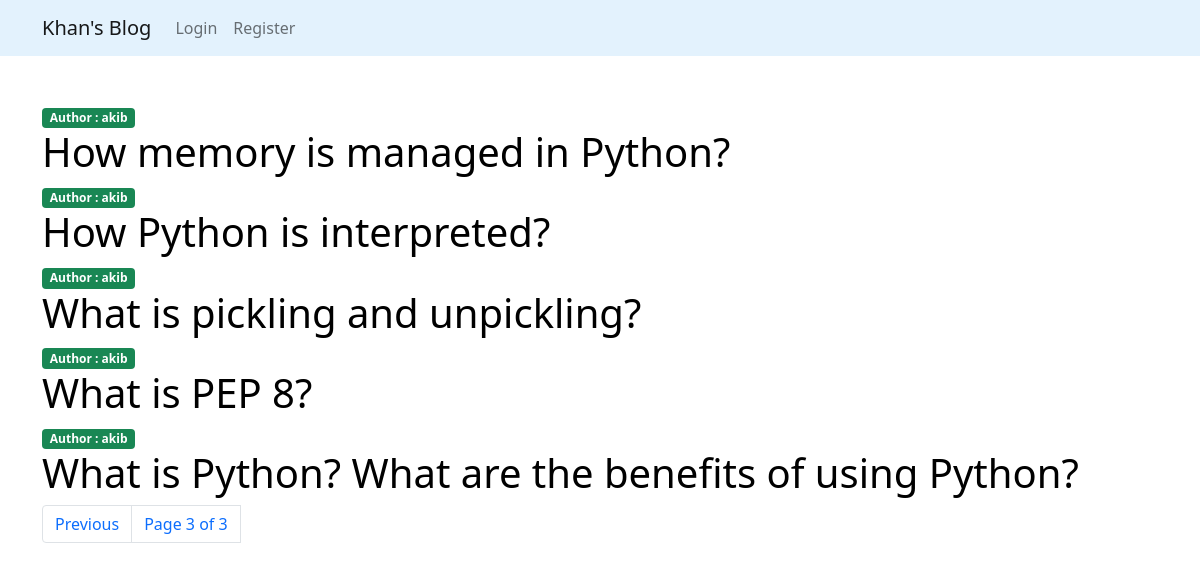
/?page=3, run on the app's committed database.
### articles/models.py (models this page shows, shortened)
class Article(models.Model):
    title = models.CharField(max_length=200)
    description = models.TextField()
    slug = models.SlugField(max_length=100, unique=True)
    published = models.DateTimeField(auto_now_add=True)
    author = models.ForeignKey(User, on_delete=models.CASCADE)

### articles/views.py (the view)
# urls.py: path("", article_list, name='article_list'),
def article_list(request):
    article_list =  Article.objects.all().order_by('-published')
    paginator = Paginator(article_list, 5)
    page = request.GET.get('page')
    try:
        articles = paginator.page(page)
    except PageNotAnInteger:
        articles = paginator.page(1)
    except EmptyPage:
        articles = paginator.page(paginator.num_pages)
    return render(request, 'article.html', {'article_list': articles, 'page':page})

### articles/templates/article.html (shortened to what this page needs)
{% extends 'base.html' %}
{% block body %}
<div class="container mt-5">
    {% for article in article_list %}
        <span class = "badge roundedpill bg-success"> Author : {{article.author}}</span>
        <h1> <a class="link-style" href="{% url 'article_details' article.slug %}" >{{article.title}}</a></h1>
    {% endfor %}
    {% include 'account/pagination.html' with page=article_list %}
</div>
{% endblock %}

### articles/templates/article.html (style rules this page uses)
.link-style { text-decoration : none; color : black; }

### data on the page
Article: author "akib", title "How memory is managed in Python?"
Article: author "akib", title "How Python is interpreted?"
Article: author "akib", title "What is pickling and unpickling?"
Article: author "akib", title "What is PEP 8?"
Article: author "akib", title "What is Python? What are the benefits of using Python?"

### other printed values
{{ page.number }} "3"
{{ page.paginator.num_pages }} "3"
